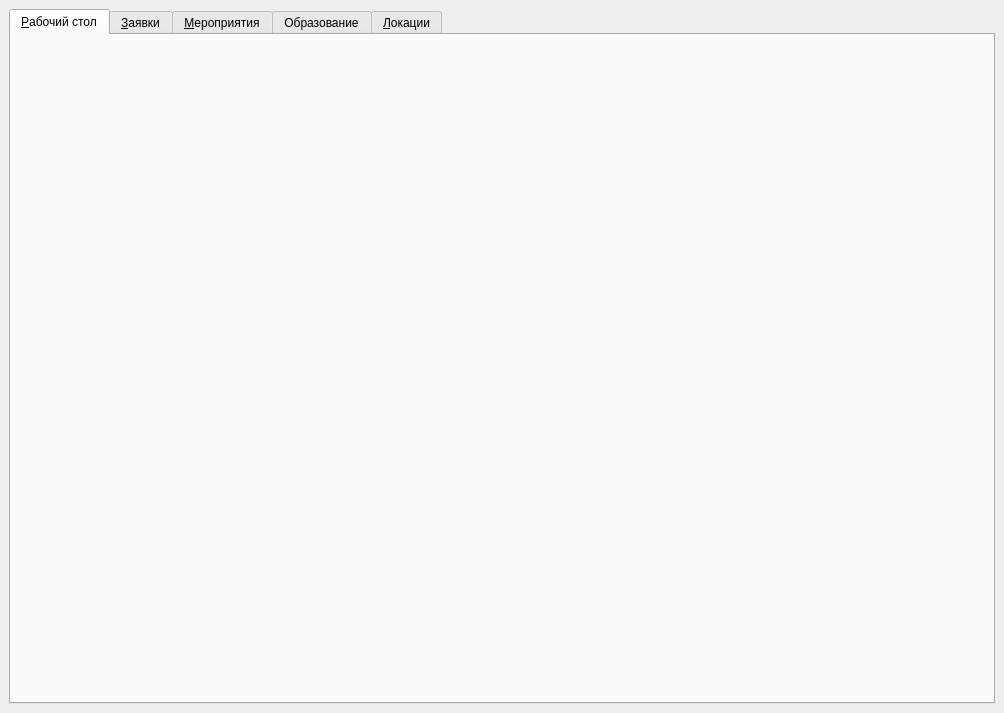
<?xml version="1.0" encoding="UTF-8"?>
<ui version="4.0">
 <class>MainWindow</class>
 <widget class="QMainWindow" name="MainWindow">
  <property name="geometry">
   <rect>
    <x>0</x>
    <y>0</y>
    <width>1004</width>
    <height>713</height>
   </rect>
  </property>
  <property name="windowTitle">
   <string>Система управления культурным центром</string>
  </property>
  <widget class="QWidget" name="centralwidget">
   <layout class="QGridLayout" name="gridLayout_4">
    <item row="0" column="0">
     <widget class="QTabWidget" name="tabWidget">
      <property name="currentIndex">
       <number>0</number>
      </property>
      <widget class="QWidget" name="tab">
       <attribute name="icon">
        <iconset>
         <normaloff>../../resourses/desktop.png</normaloff>../../resourses/desktop.png</iconset>
       </attribute>
       <attribute name="title">
        <string>&amp;Рабочий стол</string>
       </attribute>
       <layout class="QHBoxLayout" name="desktopLayout"/>
      </widget>
      <widget class="QWidget" name="assignmentsTab">
       <attribute name="icon">
        <iconset>
         <normaloff>../../resourses/work.png</normaloff>../../resourses/work.png</iconset>
       </attribute>
       <attribute name="title">
        <string>&amp;Заявки</string>
       </attribute>
       <layout class="QGridLayout" name="assignmentsLayout"/>
      </widget>
      <widget class="QWidget" name="eventsTab">
       <attribute name="icon">
        <iconset>
         <normaloff>../../resourses/event.png</normaloff>../../resourses/event.png</iconset>
       </attribute>
       <attribute name="title">
        <string>&amp;Мероприятия</string>
       </attribute>
       <layout class="QGridLayout" name="eventsLayout"/>
      </widget>
      <widget class="QWidget" name="tab_3">
       <attribute name="icon">
        <iconset>
         <normaloff>../../resourses/education.png</normaloff>../../resourses/education.png</iconset>
       </attribute>
       <attribute name="title">
        <string>Образование</string>
       </attribute>
       <layout class="QVBoxLayout" name="educationLayout"/>
      </widget>
      <widget class="QWidget" name="tab_2">
       <attribute name="icon">
        <iconset>
         <normaloff>../../resourses/location.png</normaloff>../../resourses/location.png</iconset>
       </attribute>
       <attribute name="title">
        <string>&amp;Локации</string>
       </attribute>
       <layout class="QVBoxLayout" name="locationsLayout"/>
      </widget>
     </widget>
    </item>
   </layout>
  </widget>
 </widget>
 <resources/>
 <connections/>
</ui>
